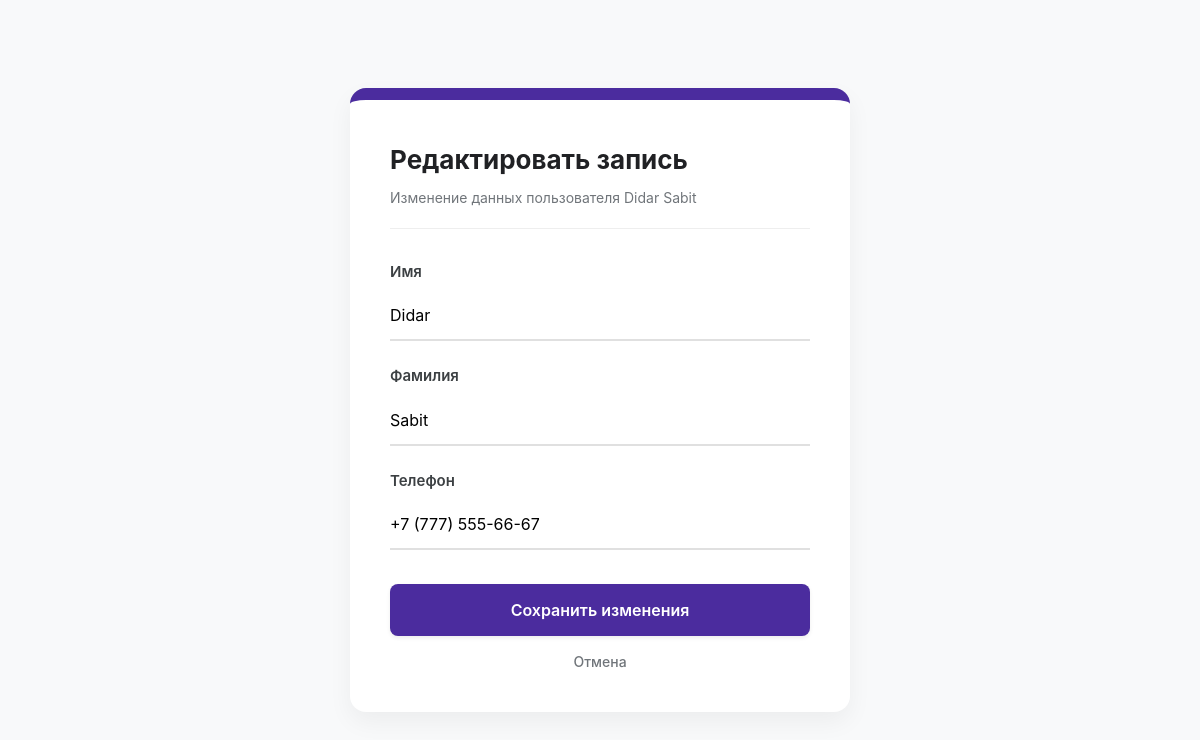
/dashboard/edit/6/ (signed in), run on the app's committed database.
### forms_app/models.py (models this page shows, shortened)
class Feedback(models.Model):
    first_name = models.CharField(max_length=100, verbose_name="Имя")
    last_name = models.CharField(max_length=100, verbose_name="Фамилия")
    phone = models.CharField(max_length=20, verbose_name="Телефон")
    created_at = models.DateTimeField(auto_now_add=True, verbose_name="Дата подачи")
    created_at = models.DateTimeField(auto_now_add=True)
    class Meta:
        verbose_name = "Заявка"
        verbose_name_plural = "Заявки"

### forms_app/views.py (the view)
# urls.py: path('dashboard/edit/<int:pk>/', edit_feedback, name='edit_feedback'),
@login_required
def edit_feedback(request, pk):
    person = get_object_or_404(Feedback, pk=pk)
    if request.method == 'POST':
        form = FeedbackForm(request.POST, instance=person)
        if form.is_valid():
            form.save()
            return redirect('dashboard')
    else:
        form = FeedbackForm(instance=person)
    return render(request, 'forms_app/edit_person.html', {'form': form, 'person': person})

### forms_app/forms.py (shortened to what this page needs)
class FeedbackForm(forms.ModelForm):
    class Meta:
        model = Feedback
        fields = ['first_name', 'last_name', 'phone']

### forms_app/templates/forms_app/edit_person.html (shortened to what this page needs)
<!DOCTYPE html>
<html lang="ru">
<head>
    <link href="https://cdn.jsdelivr.net/npm/bootstrap@5.3.0/dist/css/bootstrap.min.css" rel="stylesheet">
</head>
<body>
    <div class="main-card">
        <div class="header-title">Редактировать запись</div>
        <div class="header-subtitle">Изменение данных пользователя {{ person.first_name }} {{ person.last_name }}</div>
        <form method="post">
            {% for field in form %}
                <div class="form-group">
                    <label class="form-label">{{ field.label }}</label>
                    {{ field }}
                </div>
            {% endfor %}
            <button type="submit" class="btn-save shadow-sm">Сохранить изменения</button>
            <a href="{% url 'dashboard' %}" class="btn-cancel">Отмена</a>
        </form>
    </div>
</body>
</html>

### forms_app/templates/forms_app/edit_person.html (style rules this page uses)
:root { --primary-color: #4b2c9e; --bg-color: #f8f9fa; }
body { background-color: var(--bg-color); font-family: -apple-system, BlinkMacSystemFont, "Segoe UI", Roboto, sans-serif; display: flex; align-items: center; justify-content: center; min-height: 100vh; margin: 0; }
.main-card { background: white; max-width: 500px; width: 90%; border-radius: 16px; box-shadow: 0 10px 25px rgba(0,0,0,0.05); border-top: 12px solid var(--primary-color); padding: 40px; }
.header-title { font-weight: 700; color: #202124; margin-bottom: 8px; font-size: 26px; }
.header-subtitle { color: #70757a; font-size: 14px; margin-bottom: 32px; border-bottom: 1px solid #eee; padding-bottom: 20px; }
.form-group { margin-bottom: 24px; }
.form-label { display: block; font-weight: 600; margin-bottom: 8px; color: #3c4043; font-size: 15px; }
input { width: 100%; padding: 12px 0; border: none; border-bottom: 2px solid #e0e0e0; outline: none; transition: border-color 0.3s ease; font-size: 16px; background: transparent; }
.btn-save { background-color: var(--primary-color); color: white; border: none; padding: 14px 32px; border-radius: 8px; font-weight: 600; width: 100%; margin-top: 10px; transition: 0.3s; }
.btn-cancel { display: block; text-align: center; margin-top: 15px; color: #70757a; text-decoration: none; font-size: 14px; font-weight: 500; }

### data on the page
Feedback: first_name "Didar", last_name "Sabit", form "Didar" "Sabit" "+7 (777) 555-66-67"

### other printed values
{{ field.label }} "Имя" "Фамилия" "Телефон"
